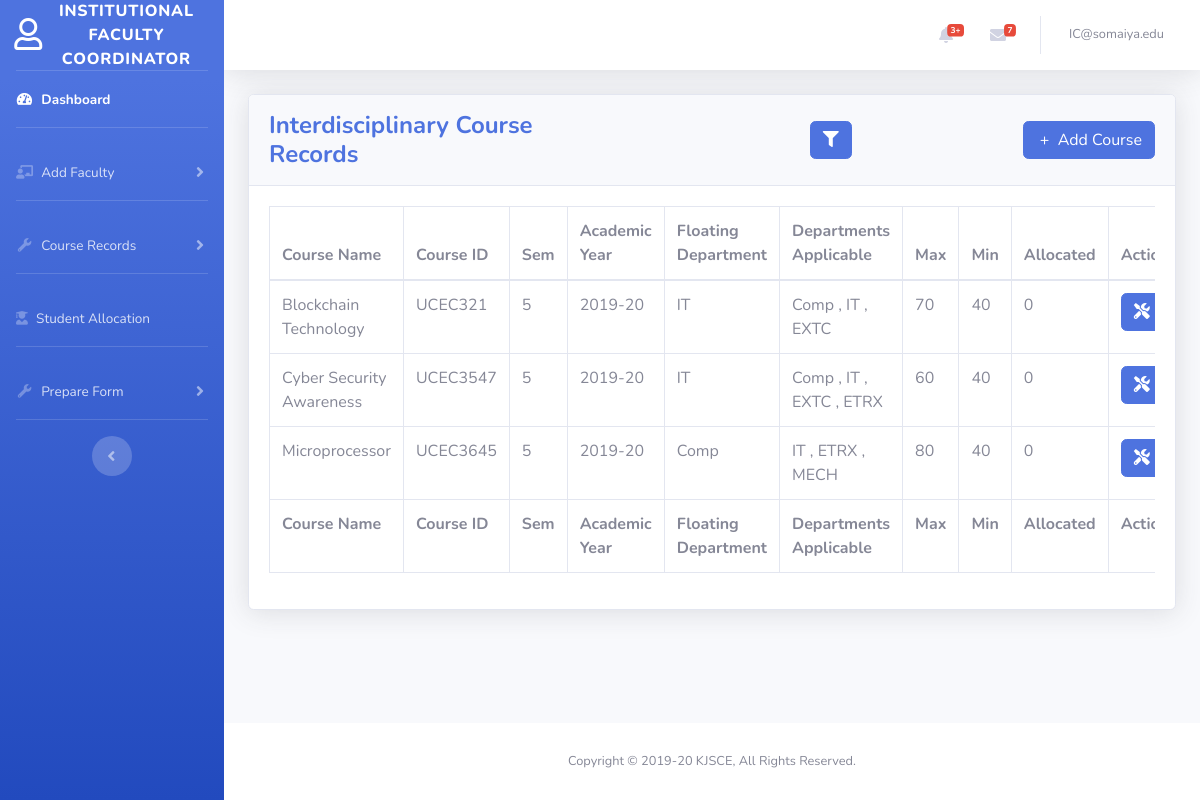
The page /institutional_coordinator/addcourse_idc.php (signed in) on the database its author committed.
### tables this page shows
CREATE TABLE `idc` (
  `cid` varchar(30) NOT NULL,
  `sem` int(11) NOT NULL,
  `year` varchar(8) NOT NULL,
  `cname` varchar(50) NOT NULL,
  `dept_id` int(11) NOT NULL,
  `email_id` varchar(50) NOT NULL,
  `max` int(11) NOT NULL,
  `min` int(11) NOT NULL,
  `no_of_allocated` int(11) NOT NULL,
  `timestamp` varchar(30) NOT NULL
);

CREATE TABLE `department` (
  `dept_id` int(11) NOT NULL,
  `dept_name` varchar(50) NOT NULL
);

### institutional_coordinator/addcourse_idc.php (the view, shortened to what this page needs)
<?php
include('../includes/header.php');
?>
<?php include('../includes/topbar.php'); ?>
<div class="container-fluid">
    <div class="card shadow mb-4">
        <div class="card-header py-3">
            <div class="row align-items-center">
                <div class="col">
                    <h4 class="font-weight-bold text-primary mb-0">Interdisciplinary Course Records</h4>
                </div>
                <div class="col text-right">
                    <button type="button" class="btn btn-primary" data-toggle="modal" data-target="#exampleModalCenter2">
                        <i class="fas fa-filter"></i>
                    </button>
                </div>
                <div class="col text-right">
                    <button type="button" class="btn btn-primary" name="addcourse" data-toggle="modal" data-target="#exampleModalCenter">
                        <i class="ni ni-fat-add">&nbsp;</i>+ &nbsp;Add Course
                    </button>
                </div>
            </div>
                                <?php
                          include_once('../config.php');
                        ?>
        </div>
        <div class="card-body">
            <div class="table-responsive">
                <table class="table table-bordered" id="dataTable" width="100%" cellspacing="0">
                    <thead>
                        <tr>
                            <th>Course Name</th>
                            <th>Course ID</th>
                            <th>Sem</th>
                            <th>Academic Year</th>
                            <th>Floating Department</th>
                            <th>Departments Applicable</th>
                            <th>Max</th>
                            <th>Min</th>
                            <th>Allocated</th>
                            <th>Action</th>
                        </tr>
                    </thead>
                    <tfoot>
                        <tr>
                            <th>Course Name</th>
                            <th>Course ID</th>
                            <th>Sem</th>
                            <th>Academic Year</th>
                            <th>Floating Department</th>
                            <th>Departments Applicable</th>
                            <th>Max</th>
                            <th>Min</th>
                            <th>Allocated</th>
                            <th>Action</th>
                        </tr>
                    </tfoot>
                    <tbody>
                        <?php
                        $sql3="SELECT * FROM department";
                        $dept_list=array();
                        $result3=mysqli_query($conn,$sql3);
                        while($row=mysqli_fetch_assoc($result3)){
                            array_push($dept_list,$row['dept_id'],$row['dept_name']);
                        }
                        $sql = "SELECT cname,cid,sem,year,dept_name,max,min,no_of_allocated FROM idc NATURAL JOIN department";
                        $result = mysqli_query($conn, $sql);
                        if (mysqli_num_rows($result) > 0) {
                            $count = 500;
                            while ($row = mysqli_fetch_assoc($result)) {
                                $checkbox_div="";
                                $cid=$row['cid'];
                                $sem=$row['sem'];
                                $year=$row['year'];
                                $checked_dept=array();
                                $applicable_dept="";
                                $sql2="SELECT dept_id,dept_name FROM idc_applicable_dept NATURAL JOIN department WHERE cid='$cid' AND sem='$sem' AND year='$year'";
                                $result2=mysqli_query($conn,$sql2);
                                while($row2=mysqli_fetch_assoc($result2)){
                                    array_push($checked_dept,$row2['dept_id']);
                                    $applicable_dept.=$row2['dept_name']." , ";
                                }
                                $applicable_dept=substr($applicable_dept,0,strlen($applicable_dept)-2);
                                for($i=0;$i<count($dept_list)-1;$i=$i+2){
                                    $checkbox_div.='
                                    <div class="custom-control custom-checkbox custom-control-inline">
                                        <input type="checkbox" class="custom-control-input" id="customCheck'.($i+100*$count).'" name="check_dept[]" value="'.$dept_list[$i].'"';
                                        if(in_array($dept_list[$i],$checked_dept)){
                                            $checkbox_div.=" checked";
                                        }
                                        $checkbox_div.='>
                                        <label class="custom-control-label" for="customCheck'.($i+100*$count).'">'.$dept_list[$i+1].'</label>
                                    </div>
                                    ';
                                }
                                echo '
                                <tr>
                            <td>' . $row['cname'] . '</td>
                            <td>' . $row['cid'] . '</td>
                            <td>' . $row['sem'] . '</td>
                            <td>' . $row['year'] . '</td>
                            <td>' . $row['dept_name'] . '</td>
                            <td>'.$applicable_dept.'</td>
                            <td>' . $row['max'] . '</td>
                            <td>' . $row['min'] . '</td>
                            <td>'.$row['no_of_allocated'].'</td>
                            <td>
                                <button type="button" class="btn btn-primary icon-btn" data-toggle="modal" data-target="#exampleModalCenter' . $count . '">
                                    <i class="fas fa-tools"></i>
                                </button>
                                <div class="modal fade" id="exampleModalCenter' . $count . '" tabindex="-1" role="dialog" aria-labelledby="exampleModalCenterTitle1" aria-hidden="true">
                                                        ' . $count . '' . $count . '
                                                        <a class="nav-item nav-link" id="nav-update-tab" data-toggle="tab" href="#nav-update' . $count . '" role="tab" aria-controls="nav-update' . $count . '" aria-selected="false">Update</a>
                                                    <div class="tab-pane fade show active" id="nav-delete' . $count . '" role="tabpanel" aria-labelledby="nav-delete-tab">
                                                                <input type="hidden" name="cid" value="' . $row['cid'] . '">
                                                                <input type="hidden" name="sem" value="' . $row['sem'] . '">
                                                                <input type="hidden" name="year" value="' . $row['year'] . '">
                                                    </div>
                                                    <div class="tab-pane fade" id="nav-update' . $count . '" role="tabpanel" aria-labelledby="nav-update-tab">
                                                                    <input type="text" class="form-control" required="required" placeholder="New Course Name" name="coursename" value="' . $row['cname'] . '">
                                                                    <input type="text" class="form-control" required="required" placeholder="00000" name="courseidnew" value="' . $row['cid'] . '">
                                                                    <input type="hidden" class="form-control"  placeholder="00000" name="courseidold" value="' . $row['cid'] . '">
                                                                    <input type="text" class="form-control" required="required" placeholder="Semester" name="semnew" value="' . $row['sem'] . '">
                                                                    <input type="hidden" class="form-control" placeholder="Semester" name="semold" value="' . $row['sem'] . '">
                                                                    <input type="text" class="form-control"  name="year" disabled placeholder="year" value="' . $row['year'] . '">
                                                                    <input type="hidden" class="form-control"  name="year" placeholder="year" value="' . $row['year'] . '">
                                                                    <input type="number" class="form-control" required="required" name="max" placeholder="120" value="' . $row['max'] . '">
                                                                    <input type="number" class="form-control" required="required" name="min" placeholder="1" value="' . $row['min'] . '">
                                                            '.$checkbox_div.'
                                                    </div>
                                </div>
                            </td>
                        </tr>';
                                $count++;
                            }
                        }
                        ?>
                    </tbody>
                </table>
            </div>
        </div>
    </div>
</div>
<?php include('../includes/footer.php');
include('../includes/scripts.php');
?>

### rows shown on the page
idc: cname "Blockchain Technology", cid "UCEC321", sem "5", year "2019-20", dept.dept_name "IT", applicable_dept "Comp , IT , EXTC", max "70", min "40", no_of_allocated "0"
idc: cname "Cyber Security Awareness", cid "UCEC3547", sem "5", year "2019-20", dept.dept_name "IT", applicable_dept "Comp , IT , EXTC , ETRX", max "60", min "40", no_of_allocated "0"
idc: cname "Microprocessor", cid "UCEC3645", sem "5", year "2019-20", dept.dept_name "Comp", applicable_dept "IT , ETRX , MECH", max "80", min "40", no_of_allocated "0"

### other values the page prints
$_SESSION['email'] "IC@somaiya.edu"
